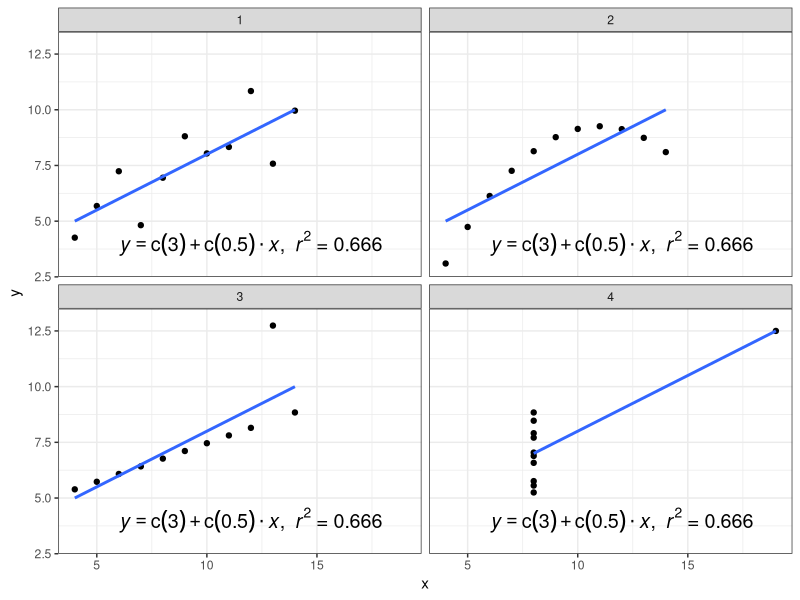

The R script that drew this image:
## ---- chunk 1
library(knitr)
library(tidyverse)
## ---- chunk 2
anscombe <- as.data.frame(anscombe)
anscombereorder <- anscombe[, c(1, 5, 2, 6, 3, 7, 4, 8)]
## ---- chunk 3
anscombelong <- data.frame(x = unlist(anscombe[, 1:4]), y = unlist(anscombe[, 
    5:8]), datasource = rep(1:4, each = 11))
kable(anscombelong %>% group_by(datasource) %>% summarise(`x-mean` = mean(x), 
    `y-mean` = mean(y), `x-stdev` = sd(x), `y-stdev` = sd(y), `correlation-xy` = cor(x, 
        y)), table.attr = "cellpadding=\"3\"", format = "html", row.names = FALSE)
## ---- chunk 4
# http://stackoverflow.com/questions/7549694/ggplot2-adding-regression-line-equation-and-r2-on-graph 
lm_eqn <- function(m){
  l <- list(a = format(coef(m)[1], digits = 2),
    b = format(abs(coef(m)[2]), digits = 2),
    r2 = format(summary(m)$r.squared, digits = 3));
  
  if (coef(m)[2] >= 0){
    eq <- substitute(italic(y) == a + b %.%
        italic(x)*","~~italic(r)^2~"="~r2, l)
  }else{
    eq <- substitute(italic(y) == a - b %.%
        italic(x)*","~~italic(r)^2~"="~r2, l)    
  }
  
  as.character(as.expression(eq));                 
}

anscombelong %>% ggplot(aes(x = x,y = y)) +
  geom_point() + 
  geom_smooth(method = "lm", se = FALSE) + 
  annotate("text", x = 12, y = 4, 
    label = lm_eqn(lm(y ~ x, anscombelong)), color="black",  
    parse = TRUE, size = 5) + 
  ylim(3, 13) + 
  xlim(4, 19) + 
  facet_wrap(~datasource) + 
  theme(legend.position="none") + 
  theme_bw()
## ---- chunk 5
kable(anscombereorder, format = "html")
